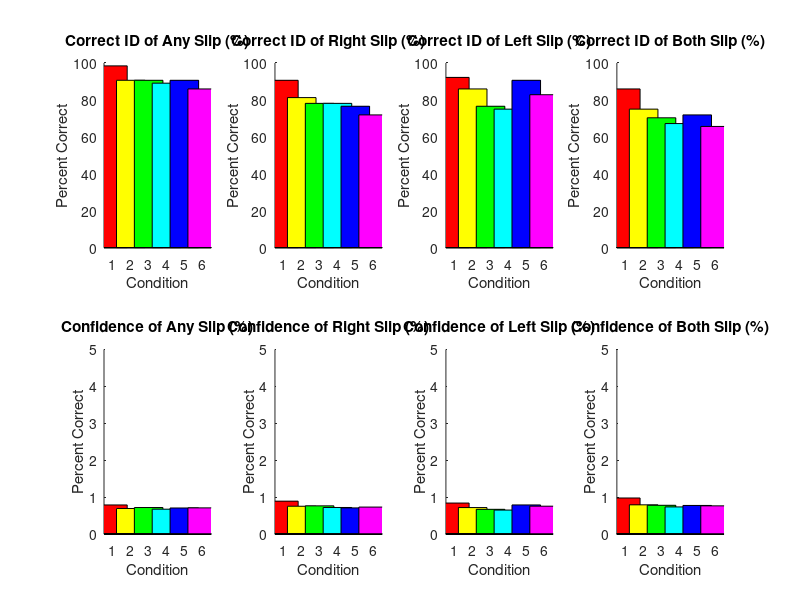
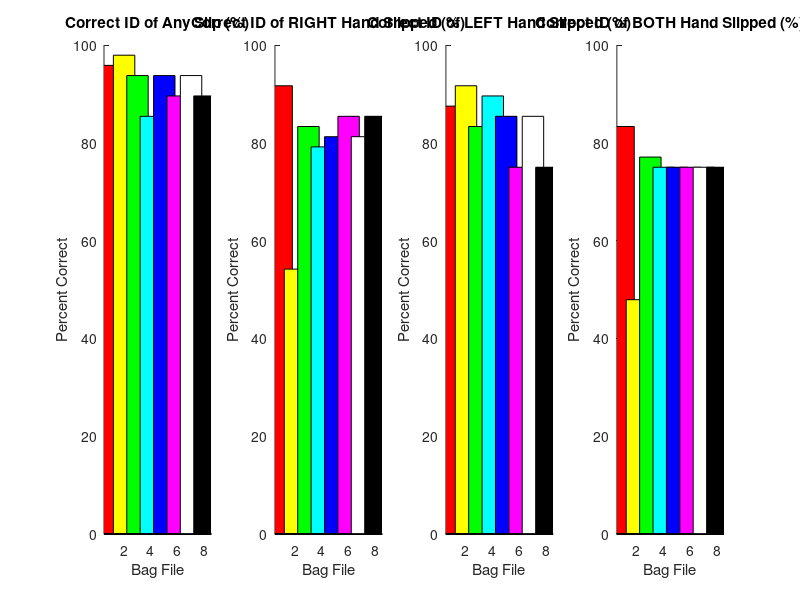

These figures' MATLAB source, in order:
%% Ask Which File to Analyize

%%%%%%%%%%%%%%%%%%%%%%
% Trial Answers:
% 1 = No Hand Slip
% 2 = No Hand Slip
% 3 = Right Hand Slip
% 4 = Right Hand Slip
% 5 = Left Hand Slip
% 6 = Left Hand Slip
% 7 = Two Hand Slip
% 8 = Two Hand Slip
%%%%%%%%%%%%%%%%%%%%%%%


%Read the data from that file
data = csvread('Participant_1.csv');

A = csvread('Participant_2.csv'); data = [data; A];
A = csvread('Participant_3.csv'); data = [data; A];
A = csvread('Participant_4.csv'); data = [data; A];
A = csvread('Participant_5.csv'); data = [data; A];
A = csvread('Participant_6.csv'); data = [data; A];
A = csvread('Participant_7.csv'); data = [data; A];
A = csvread('Participant_8.csv'); data = [data; A];
numParticipants = 8;

%Setup the results struct
Conf_Results = zeros(6, 8);
Trial_Results = zeros(8, 4);

% DID IT SLIP, WHICH HAND
Answers = [...
0, 0;
0, 0;
1, 1;
1, 1;
1, 2;
1, 2;
1, 3;
1, 3];

%Loop through the data
for i = 1:size(data,1),

    C = data(i, 2); % Condition
    T = data(i, 3); % Trial
    R_S = data(i, 4); % Right Slip?
    R_C = data(i, 5); % Right Confidence?
    L_S = data(i, 6); % Left Slip?
    L_C = data(i, 7); % Left Confidence?
    
    %First check to see if they got it correct at all
    if Answers(T, 1) == R_S || Answers(T, 1) == L_S,
        Conf_Results(C, 1) = Conf_Results(C, 1) + 1;
        Conf_Results(C, 2) = Conf_Results(C, 2) + ((R_C + L_C) / 2);
        Trial_Results(T, 1) = Trial_Results(T, 1) + 1;
    end
    
    
     %Check to see if they were right about which hand
    if Answers(T, 2) == 0,
        
        if R_S == 0,
            Conf_Results(C, 3) = Conf_Results(C, 3) + 1;
            Conf_Results(C, 4) = Conf_Results(C, 4) + R_C;
            Trial_Results(T, 2) = Trial_Results(T, 2) + 1;
        end
        
        if L_S == 0,
            Conf_Results(C, 5) = Conf_Results(C, 5) + 1;
            Conf_Results(C, 6) = Conf_Results(C, 6) + L_C;
            Trial_Results(T, 3) = Trial_Results(T, 3) + 1;
        end
        
        if R_S == 0 && L_S == 0,
            Conf_Results(C, 7) = Conf_Results(C, 7) + 1;
            Conf_Results(C, 8) = Conf_Results(C, 8) + ((R_C + L_C) / 2);
            Trial_Results(T, 4) = Trial_Results(T, 4) + 1;
        end
        
    elseif Answers(T, 2) == 1,
        
        if R_S == 1,
            Conf_Results(C, 3) = Conf_Results(C, 3) + 1;
            Conf_Results(C, 4) = Conf_Results(C, 4) + R_C;
            Trial_Results(T, 2) = Trial_Results(T, 2) + 1;
        end
        
        if L_S == 0,
            Conf_Results(C, 5) = Conf_Results(C, 5) + 1;
            Conf_Results(C, 6) = Conf_Results(C, 6) + L_C;
            Trial_Results(T, 3) = Trial_Results(T, 3) + 1;
        end
        
        if R_S == 1 && L_S == 0,
            Conf_Results(C, 7) = Conf_Results(C, 7) + 1;
            Conf_Results(C, 8) = Conf_Results(C, 8) + ((R_C + L_C) / 2);
            Trial_Results(T, 4) = Trial_Results(T, 4) + 1;
        end
        
    elseif Answers(T, 2) == 2,
        
        if R_S == 0,
            Conf_Results(C, 3) = Conf_Results(C, 3) + 1;
            Conf_Results(C, 4) = Conf_Results(C, 4) + R_C;
            Trial_Results(T, 2) = Trial_Results(T, 2) + 1;
        end
        
        if L_S == 1,
            Conf_Results(C, 5) = Conf_Results(C, 5) + 1;
            Conf_Results(C, 6) = Conf_Results(C, 6) + L_C;
            Trial_Results(T, 3) = Trial_Results(T, 3) + 1;
        end
        
        if R_S == 0 && L_S == 1,
            Conf_Results(C, 7) = Conf_Results(C, 7) + 1;
            Conf_Results(C, 8) = Conf_Results(C, 8) + ((R_C + L_C) / 2);
            Trial_Results(T, 4) = Trial_Results(T, 4) + 1;
        end
        
    elseif Answers(T, 2) == 3,

        if R_S == 1,
            Conf_Results(C, 3) = Conf_Results(C, 3) + 1;
            Conf_Results(C, 4) = Conf_Results(C, 4) + R_C;
            Trial_Results(T, 2) = Trial_Results(T, 2) + 1;
        end
        
        if L_S == 1,
            Conf_Results(C, 5) = Conf_Results(C, 5) + 1;
            Conf_Results(C, 6) = Conf_Results(C, 6) + L_C;
            Trial_Results(T, 3) = Trial_Results(T, 3) + 1;
        end
        
        if R_S == 1 && L_S == 1,
            Conf_Results(C, 7) = Conf_Results(C, 7) + 1;
            Conf_Results(C, 8) = Conf_Results(C, 8) + ((R_C + L_C) / 2);
            Trial_Results(T, 4) = Trial_Results(T, 4) + 1;
        end
        
    end
    
end

% Average and Scale the Results


%Average the Confidence Data

C = Conf_Results(:, 2) / Conf_Results(:,1);
Conf_Results(:,2) = C(:,1);
C = Conf_Results(:, 4) / Conf_Results(:,3);
Conf_Results(:,4) = C(:,1);
C = Conf_Results(:, 6) / Conf_Results(:,5);
Conf_Results(:,6) = C(:,1);
C = Conf_Results(:, 8) / Conf_Results(:,7);
Conf_Results(:,8) = C(:,1);

Conf_Results(:, 1) = Conf_Results(:, 1) / (8 * numParticipants);
Conf_Results(:, 3) = Conf_Results(:, 3) / (8 * numParticipants);
Conf_Results(:, 5) = Conf_Results(:, 5) / (8 * numParticipants);
Conf_Results(:, 7) = Conf_Results(:, 7) / (8 * numParticipants);


Conf_Results(:,1) = Conf_Results(:, 1) * 100;
Conf_Results(:,3) = Conf_Results(:, 3) * 100;
Conf_Results(:,5) = Conf_Results(:, 5) * 100;
Conf_Results(:,7) = Conf_Results(:, 7) * 100;

Trial_Results = Trial_Results / (6 * numParticipants);
Trial_Results = Trial_Results * 100;

%% Condition Plotting

% Plot the Results
figure(1);

subplot(2,4,1);
hold all;
title('Correct ID of Any Slip (%)');
xlabel('Condition');
ylabel('Percent Correct');
axis([.5 6.5 0 100]);
bar(1, Conf_Results(1,1), 'r');
bar(2, Conf_Results(2,1), 'y');
bar(3, Conf_Results(3,1), 'g');
bar(4, Conf_Results(4,1), 'c');
bar(5, Conf_Results(5,1), 'b');
bar(6, Conf_Results(6,1), 'm');

subplot(2,4,5);
hold all;
title('Confidence of Any Slip (%)');
xlabel('Condition');
ylabel('Percent Correct');
axis([.5 6.5 0 5]);
bar(1, Conf_Results(1,2), 'r');
bar(2, Conf_Results(2,2), 'y');
bar(3, Conf_Results(3,2), 'g');
bar(4, Conf_Results(4,2), 'c');
bar(5, Conf_Results(5,2), 'b');
bar(6, Conf_Results(6,2), 'm');

subplot(2,4,2);
hold all;
title('Correct ID of Right Slip (%)');
xlabel('Condition');
ylabel('Percent Correct');
axis([.5 6.5 0 100]);
bar(1, Conf_Results(1,3), 'r');
bar(2, Conf_Results(2,3), 'y');
bar(3, Conf_Results(3,3), 'g');
bar(4, Conf_Results(4,3), 'c');
bar(5, Conf_Results(5,3), 'b');
bar(6, Conf_Results(6,3), 'm');

subplot(2,4,6);
hold all;
title('Confidence of Right Slip (%)');
xlabel('Condition');
ylabel('Percent Correct');
axis([.5 6.5 0 5]);
bar(1, Conf_Results(1,4), 'r');
bar(2, Conf_Results(2,4), 'y');
bar(3, Conf_Results(3,4), 'g');
bar(4, Conf_Results(4,4), 'c');
bar(5, Conf_Results(5,4), 'b');
bar(6, Conf_Results(6,4), 'm');

subplot(2,4,3);
hold all;
title('Correct ID of Left Slip (%)');
xlabel('Condition');
ylabel('Percent Correct');
axis([.5 6.5 0 100]);
bar(1, Conf_Results(1,5), 'r');
bar(2, Conf_Results(2,5), 'y');
bar(3, Conf_Results(3,5), 'g');
bar(4, Conf_Results(4,5), 'c');
bar(5, Conf_Results(5,5), 'b');
bar(6, Conf_Results(6,5), 'm');

subplot(2,4,7);
hold all;
title('Confidence of Left Slip (%)');
xlabel('Condition');
ylabel('Percent Correct');
axis([.5 6.5 0 5]);
bar(1, Conf_Results(1,6), 'r');
bar(2, Conf_Results(2,6), 'y');
bar(3, Conf_Results(3,6), 'g');
bar(4, Conf_Results(4,6), 'c');
bar(5, Conf_Results(5,6), 'b');
bar(6, Conf_Results(6,6), 'm');

subplot(2,4,4);
hold all;
title('Correct ID of Both Slip (%)');
xlabel('Condition');
ylabel('Percent Correct');
axis([.5 6.5 0 100]);
bar(1, Conf_Results(1,7), 'r');
bar(2, Conf_Results(2,7), 'y');
bar(3, Conf_Results(3,7), 'g');
bar(4, Conf_Results(4,7), 'c');
bar(5, Conf_Results(5,7), 'b');
bar(6, Conf_Results(6,7), 'm');

subplot(2,4,8);
hold all;
title('Confidence of Both Slip (%)');
xlabel('Condition');
ylabel('Percent Correct');
axis([.5 6.5 0 5]);
bar(1, Conf_Results(1,8), 'r');
bar(2, Conf_Results(2,8), 'y');
bar(3, Conf_Results(3,8), 'g');
bar(4, Conf_Results(4,8), 'c');
bar(5, Conf_Results(5,8), 'b');
bar(6, Conf_Results(6,8), 'm');

%% Trial Plotting

% Plot the Results
figure(2);

subplot(1,4,1);
hold all;
title('Correct ID of Any Slip (%)');
xlabel('Bag File');
ylabel('Percent Correct');
axis([.5 8.5 0 100]);
bar(1, Trial_Results(1,1), 'r');
bar(2, Trial_Results(2,1), 'y');
bar(3, Trial_Results(3,1), 'g');
bar(4, Trial_Results(4,1), 'c');
bar(5, Trial_Results(5,1), 'b');
bar(6, Trial_Results(6,1), 'm');
bar(7, Trial_Results(5,1), 'w');
bar(8, Trial_Results(6,1), 'k');

subplot(1,4,2);
hold all;
title('Correct ID of RIGHT Hand Slipped (%)');
xlabel('Bag File');
ylabel('Percent Correct');
axis([.5 8.5 0 100]);
bar(1, Trial_Results(1,2), 'r');
bar(2, Trial_Results(2,2), 'y');
bar(3, Trial_Results(3,2), 'g');
bar(4, Trial_Results(4,2), 'c');
bar(5, Trial_Results(5,2), 'b');
bar(6, Trial_Results(6,2), 'm');
bar(7, Trial_Results(5,2), 'w');
bar(8, Trial_Results(6,2), 'k');

subplot(1,4,3);
hold all;
title('Correct ID of LEFT Hand Slipped (%)');
xlabel('Bag File');
ylabel('Percent Correct');
axis([.5 8.5 0 100]);
bar(1, Trial_Results(1,3), 'r');
bar(2, Trial_Results(2,3), 'y');
bar(3, Trial_Results(3,3), 'g');
bar(4, Trial_Results(4,3), 'c');
bar(5, Trial_Results(5,3), 'b');
bar(6, Trial_Results(6,3), 'm');
bar(7, Trial_Results(5,3), 'w');
bar(8, Trial_Results(6,3), 'k');

subplot(1,4,4);
hold all;
title('Correct ID of BOTH Hand Slipped (%)');
xlabel('Bag File');
ylabel('Percent Correct');
axis([.5 8.5 0 100]);
bar(1, Trial_Results(1,4), 'r');
bar(2, Trial_Results(2,4), 'y');
bar(3, Trial_Results(3,4), 'g');
bar(4, Trial_Results(4,4), 'c');
bar(5, Trial_Results(5,4), 'b');
bar(6, Trial_Results(6,4), 'm');
bar(7, Trial_Results(5,4), 'w');
bar(8, Trial_Results(6,4), 'k');